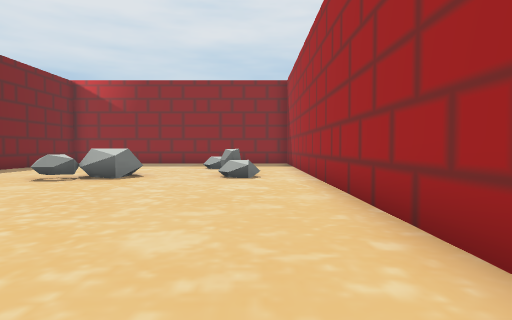
[1] (above)

19 first-person views from a walk through a Unity game level. The camera is 1.5 m above the floor, tilts 2° down and sees 75° across. The floor is counted in squares, 2 m on a side. Each view is taken from the middle of a square. On the plan, view 1 faces up. The plan holds only what a view shows up to about 11 squares ahead; the rest is blank. The place goes on beyond the plan. The player character is not drawn. Some animated figures are not drawn.

[2]
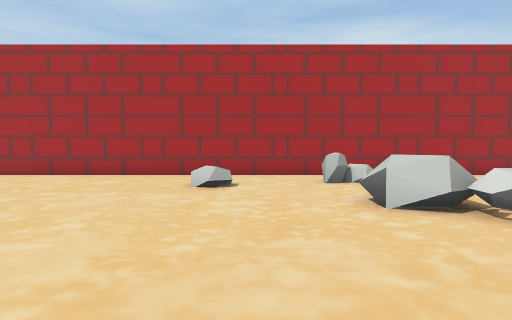

[3]
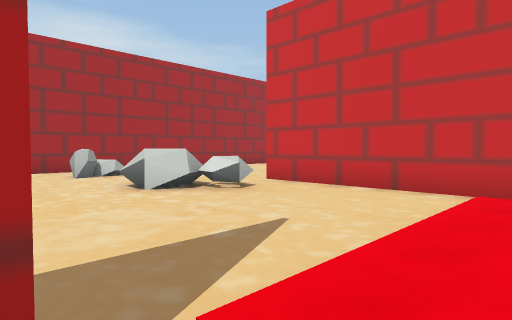

[4]
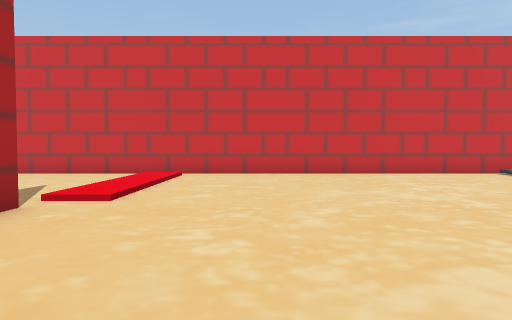

[5]
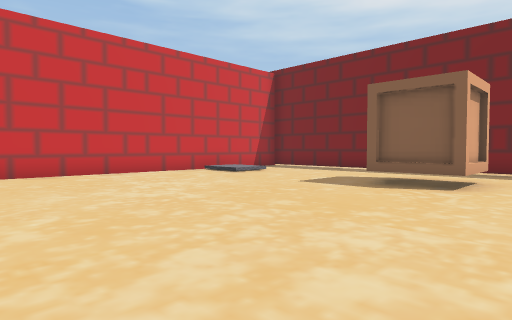

[6]
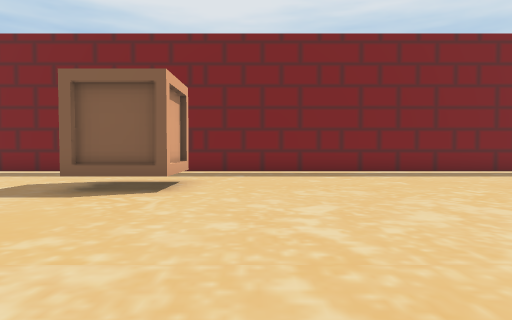

[7]
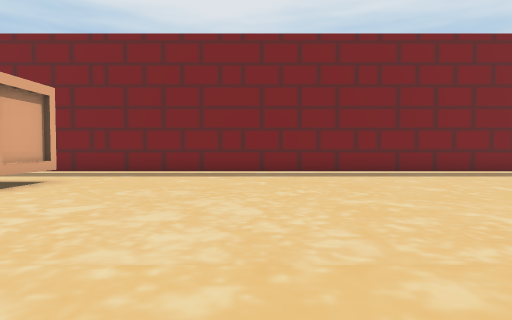

[8]
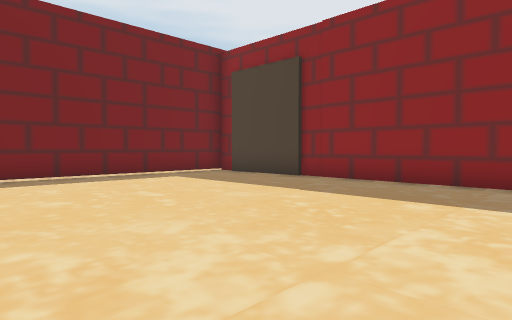

[9]
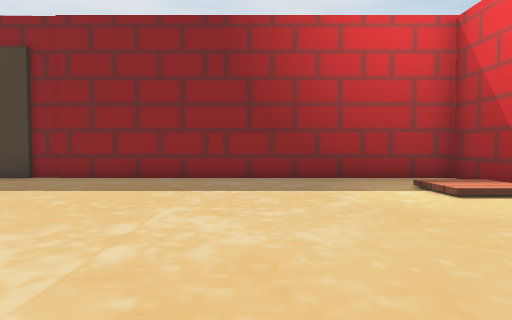

[10]
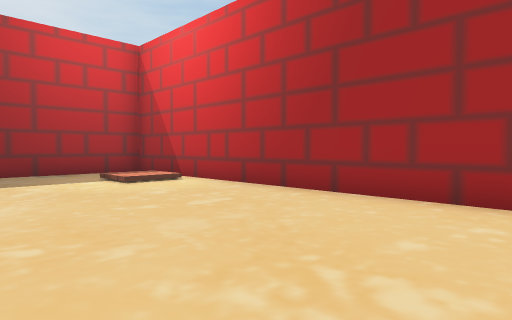

[11]
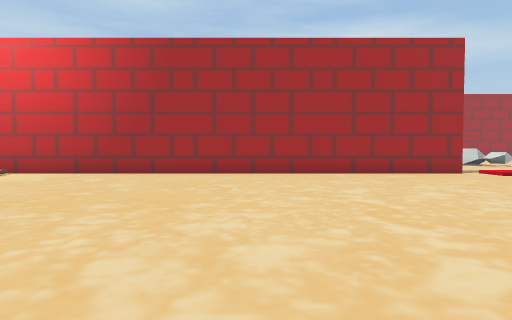

[12]
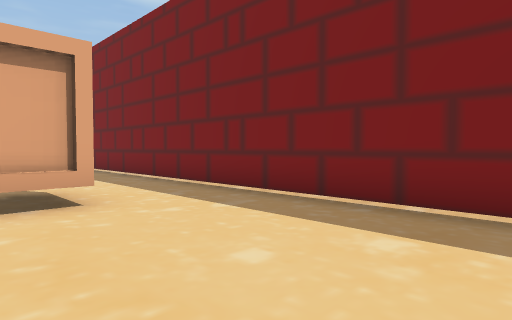

[13]
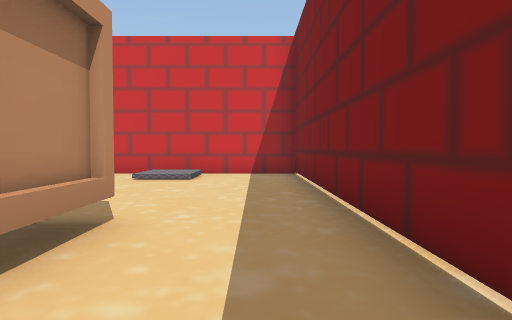

[14]
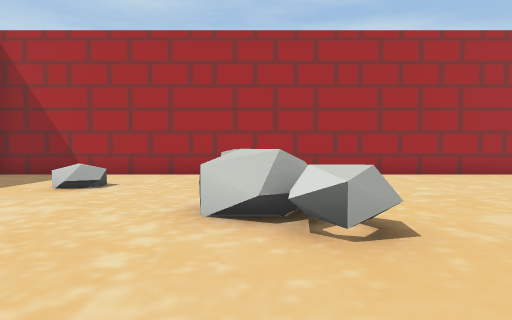

[15]
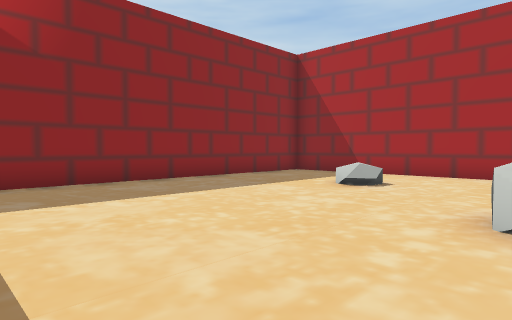

[16]
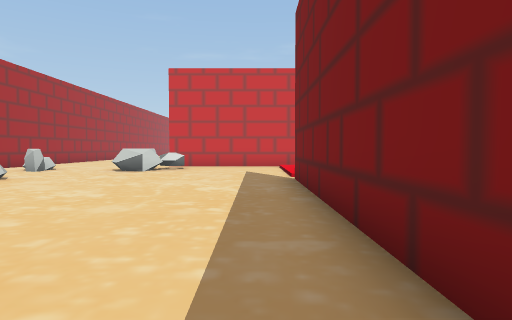

[17]
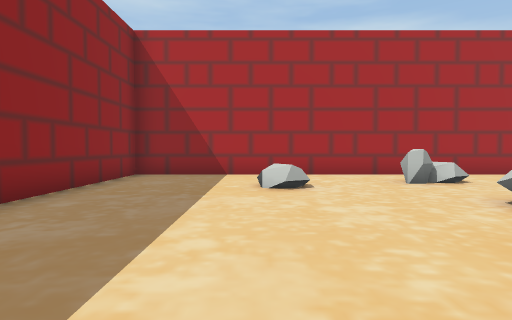

[18]
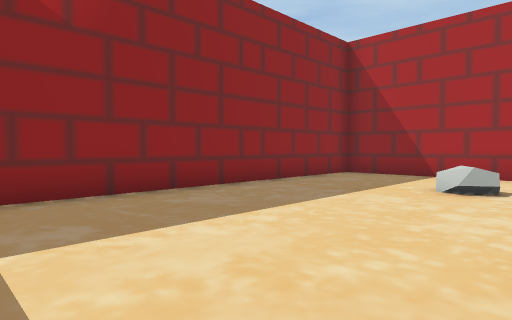

[19]
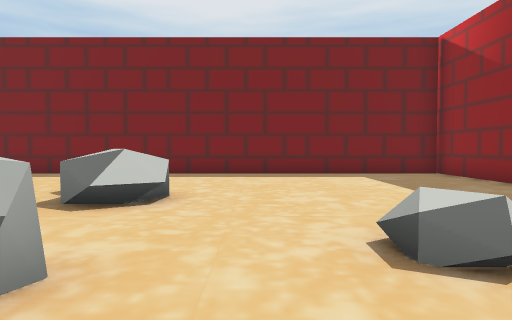

### Floor plan
Key: @ floor where view 1 was taken; # wall or solid block; . main floor; : floor 0.25 m higher than the main floor; / step, stairs or slope; = window, fence, low wall or low ledge; ^ raised ledge; C crate.
Columns run from 24 left of view 1 to 2 right of it. Each row starts with its distance up from view 1.
 17   #########################
 16  ..............#..........#
 15 #............. #..........#
 14 #............/ #..........#
 13 #............//#.......=..#
 12 #..............#......=#..#
 11 #..............#..........#
 10 #..............#..........#
  9 #..............#....^^.=#.#
  8 #..............#...^......#
  7 #..............#..........#
  6 #..............#..........#
  5 #..............#..........#
  4 #..............#..........#
  3 #..............#..........#
  2 #...CC.........#..........#
  1 #...CC.........#..........#
  0 #..............#......==@.#
 -1 #.............//..........#
 -2 #.............//..........#
 -3 #.............//....^..=..#
 -4 #...//........//...^^  == #
 -5 #...:/........//.....     #
 -6 ####################.     #
 -7                           #
 -8                           #
 -9                           #

Positions as (right, up) in squares from view 1, and headings:
1: (0, 0), facing up
2: (-9, -1), facing right
3: (-10, 0), facing down-right
4: (-12, 4), facing down
5: (-12, 4), facing down-left
6: (-13, 4), facing left
7: (-13, 7), facing left
8: (-14, 9), facing up-left
9: (-14, 8), facing up
10: (-14, 6), facing up-right
11: (-19, 6), facing right
12: (-19, 7), facing down-left
13: (-22, 4), facing down
14: (-8, 9), facing right
15: (-8, 9), facing up-right
16: (-8, 8), facing down
17: (-8, 13), facing right
18: (-8, 11), facing up-right
19: (1, 11), facing left
